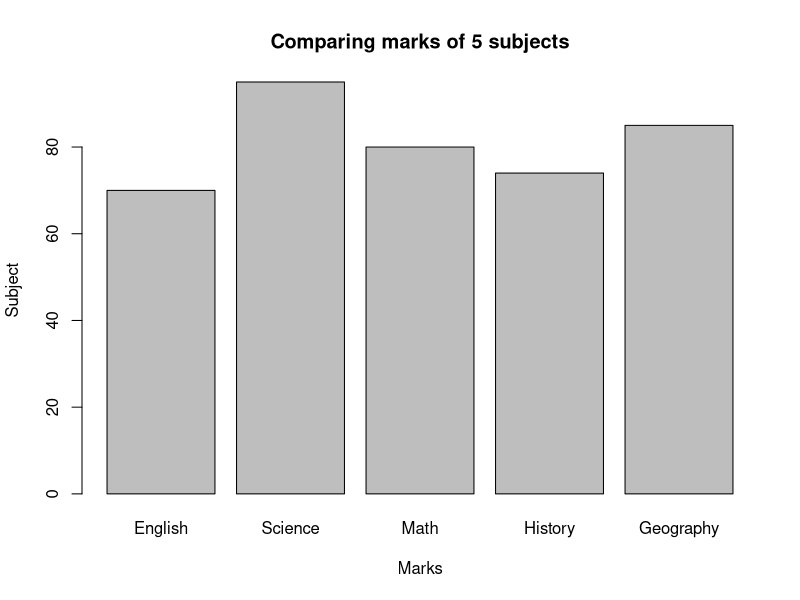

Write R code to recreate this figure.
# Create a vector containing the marks for each subject.
marks <- c(70, 95, 80, 74, 85)

# Call the barplot() function.
barplot(
  marks,
  main = "Comparing marks of 5 subjects",
  xlab = "Marks",
  ylab = "Subject",
  names.arg = c("English", "Science", "Math", "History", "Geography")
)
